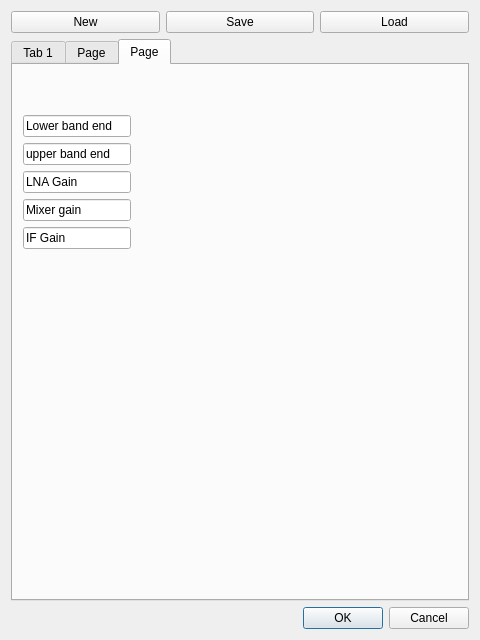
<?xml version="1.0" encoding="UTF-8"?>
<ui version="4.0">
 <class>Form</class>
 <widget class="QWidget" name="Form">
  <property name="geometry">
   <rect>
    <x>0</x>
    <y>0</y>
    <width>480</width>
    <height>640</height>
   </rect>
  </property>
  <property name="windowTitle">
   <string>Form</string>
  </property>
  <layout class="QVBoxLayout" name="verticalLayout">
   <item>
    <layout class="QHBoxLayout" name="horizontalLayout">
     <item>
      <widget class="QPushButton" name="GT_new">
       <property name="text">
        <string>New</string>
       </property>
      </widget>
     </item>
     <item>
      <widget class="QPushButton" name="GT_save">
       <property name="text">
        <string>Save</string>
       </property>
      </widget>
     </item>
     <item>
      <widget class="QPushButton" name="GT_load">
       <property name="text">
        <string>Load</string>
       </property>
      </widget>
     </item>
    </layout>
   </item>
   <item>
    <widget class="QTabWidget" name="GT_Widget">
     <property name="currentIndex">
      <number>2</number>
     </property>
     <property name="tabBarAutoHide">
      <bool>true</bool>
     </property>
     <widget class="QWidget" name="default_2">
      <attribute name="title">
       <string>Tab 1</string>
      </attribute>
      <widget class="QRadioButton" name="GT_auto_update">
       <property name="geometry">
        <rect>
         <x>20</x>
         <y>310</y>
         <width>231</width>
         <height>20</height>
        </rect>
       </property>
       <property name="text">
        <string>Auto update settings</string>
       </property>
      </widget>
      <widget class="QWidget" name="formLayoutWidget">
       <property name="geometry">
        <rect>
         <x>10</x>
         <y>30</y>
         <width>421</width>
         <height>241</height>
        </rect>
       </property>
       <layout class="QFormLayout" name="formLayout">
        <item row="0" column="0">
         <widget class="QLineEdit" name="dflt_LNA">
          <property name="text">
           <string>LNA Gain</string>
          </property>
         </widget>
        </item>
        <item row="1" column="0">
         <widget class="QLineEdit" name="dflt_mix">
          <property name="text">
           <string>Mixer gain</string>
          </property>
         </widget>
        </item>
        <item row="2" column="0">
         <widget class="QLineEdit" name="dflt_IF">
          <property name="text">
           <string>IF Gain</string>
          </property>
         </widget>
        </item>
       </layout>
      </widget>
     </widget>
     <widget class="QWidget" name="tab">
      <attribute name="title">
       <string>Page</string>
      </attribute>
      <widget class="QWidget" name="formLayoutWidget_2">
       <property name="geometry">
        <rect>
         <x>20</x>
         <y>70</y>
         <width>421</width>
         <height>241</height>
        </rect>
       </property>
       <layout class="QFormLayout" name="formLayout_2">
        <item row="2" column="0">
         <widget class="QLineEdit" name="LNA_2">
          <property name="text">
           <string>LNA Gain</string>
          </property>
         </widget>
        </item>
        <item row="3" column="0">
         <widget class="QLineEdit" name="mix_2">
          <property name="text">
           <string>Mixer gain</string>
          </property>
         </widget>
        </item>
        <item row="4" column="0">
         <widget class="QLineEdit" name="IF_2">
          <property name="text">
           <string>IF Gain</string>
          </property>
         </widget>
        </item>
        <item row="1" column="0">
         <widget class="QLineEdit" name="Uppe_end">
          <property name="text">
           <string>upper band end</string>
          </property>
         </widget>
        </item>
        <item row="0" column="0">
         <widget class="QLineEdit" name="Lower_end">
          <property name="text">
           <string>Lower band end</string>
          </property>
         </widget>
        </item>
       </layout>
      </widget>
     </widget>
     <widget class="QWidget" name="tab_2">
      <attribute name="title">
       <string>Page</string>
      </attribute>
      <widget class="QWidget" name="formLayoutWidget_3">
       <property name="geometry">
        <rect>
         <x>10</x>
         <y>50</y>
         <width>421</width>
         <height>241</height>
        </rect>
       </property>
       <layout class="QFormLayout" name="formLayout_3">
        <item row="3" column="0">
         <widget class="QLineEdit" name="LNA_3">
          <property name="text">
           <string>LNA Gain</string>
          </property>
         </widget>
        </item>
        <item row="4" column="0">
         <widget class="QLineEdit" name="mix_3">
          <property name="text">
           <string>Mixer gain</string>
          </property>
         </widget>
        </item>
        <item row="5" column="0">
         <widget class="QLineEdit" name="IF_3">
          <property name="text">
           <string>IF Gain</string>
          </property>
         </widget>
        </item>
        <item row="2" column="0">
         <widget class="QLineEdit" name="Uppe_end_2">
          <property name="text">
           <string>upper band end</string>
          </property>
         </widget>
        </item>
        <item row="1" column="0">
         <widget class="QLineEdit" name="Lower_end_2">
          <property name="text">
           <string>Lower band end</string>
          </property>
         </widget>
        </item>
       </layout>
      </widget>
     </widget>
    </widget>
   </item>
   <item>
    <widget class="QDialogButtonBox" name="GT_cancel">
     <property name="standardButtons">
      <set>QDialogButtonBox::Cancel|QDialogButtonBox::Ok</set>
     </property>
    </widget>
   </item>
  </layout>
 </widget>
 <resources/>
 <connections/>
</ui>
